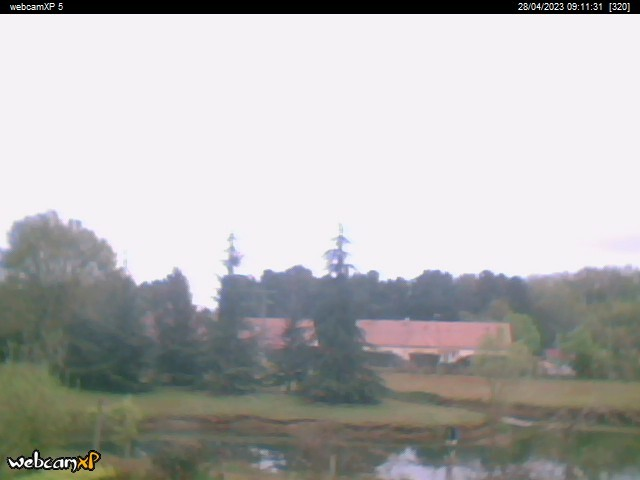
#> input picture test.jpg, 640 x 480 px
$ python tronque_avec_son_image.py
#> lines starting #> are read from the running program, lines starting #| are printed output that depends on the picture
from PIL import Image
import numpy as np
import matplotlib.pyplot as plt

# Load the image and convert it to grayscale
im = Image.open("test.jpg")
#> im is the input picture: PIL image 640x480 RGB; mean R, G, B 178.5, 178.3, 177.3
pix = np.array(im.convert('L'))
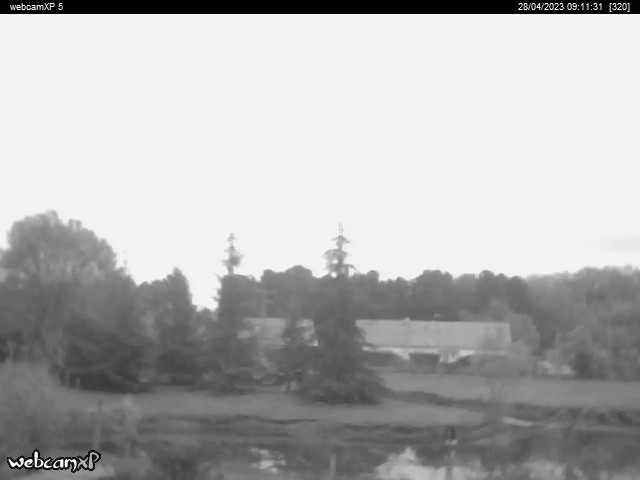
#> pix: shape (480, 640); min 0, max 255, mean 178.3

# Choose the column to analyze
col_index = int(np.median(np.arange(pix.shape[1])))
#> col_index = 319

# Initialize arrays to store the results
max_slope_indices = np.zeros(pix.shape[1])
#> max_slope_indices = 640 values from 0 to 0
trusts = np.zeros(pix.shape[1])
#> trusts = 640 values from 0 to 0

# Loop over every column
for i in range(pix.shape[1]):
    col = pix[:, i]

    # Calculate the standard deviation of the pixels surrounding each pixel in the column
    std = np.zeros(col.shape)
    for j in range(20,col.shape[0]-10): # on commence à 20 et on s'arrete avant les 10 derniers pour eviter d'avoir les banderoles météo sur la plupart des webcams
        if j == 0:
            std[j] = np.std(col[j:j+2])
        elif j == col.shape[0]-1:
            std[j] = np.std(col[j-1:j+1])
        else:
            std[j] = np.std(col[j-1:j+2])

    # Calculate the slope of the standard deviation values
    slope = np.abs(np.diff(std))

    # Find the index with the highest slope
    max_slope_index = np.argmax(slope)

    # Calculate the trust coefficient
    trust = 1 - (max_slope_index - len(slope)/2) / (len(slope)/2)

    # Store the results for this column
    max_slope_indices[i] = max_slope_index
    trusts[i] = trust
#> after the loop, max_slope_indices = 640 values, max 469 at index 43, min 231 at index 231, mean 310.6; trusts = 640 values, max 1.04 at index 231, min 0.0418 at index 43, mean 0.703

# Find the y values with the highest slopes for each column
max_slope_y = np.zeros(pix.shape[1])
#> max_slope_y = 640 values from 0 to 0
for i in range(pix.shape[1]):
    if max_slope_indices[i] == 0:
        max_slope_y[i] = 0
    elif max_slope_indices[i] == pix.shape[0]-1:
        max_slope_y[i] = pix.shape[0]-1
    else:
        max_slope_y[i] = np.argmax(np.abs(np.diff(std[int(max_slope_indices[i])-1:int(max_slope_indices[i])+2]))) + int(max_slope_indices[i]) - 1
#> after the loop, max_slope_y = 640 values, max 469 at index 43, min 231 at index 231, mean 310

# Slice the image into upper and lower halves
upper_half_gray = pix[:int(max_slope_y[col_index]), :]
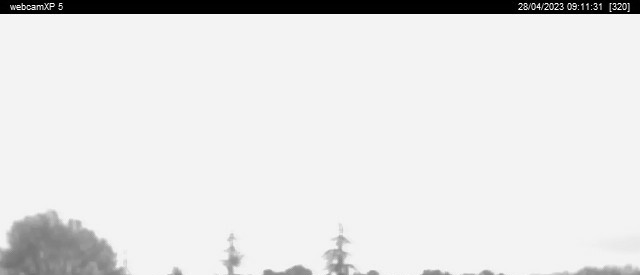
#> upper_half_gray: shape (275, 640); min 0, max 255, mean 227
upper_half_rgb = np.zeros((upper_half_gray.shape[0], upper_half_gray.shape[1], 3), dtype=np.uint8)

# Retrieve the colors from the original image
for i in range(3):
    upper_half_rgb[:,:,i] = np.array(im)[:,:,i][:int(max_slope_y[col_index]), :]

# Save the upper half of the image
im_upper = Image.fromarray(upper_half_rgb)
im_upper.save("upper_half.jpg")

$ run again, with lol.jpg copied over test.jpg
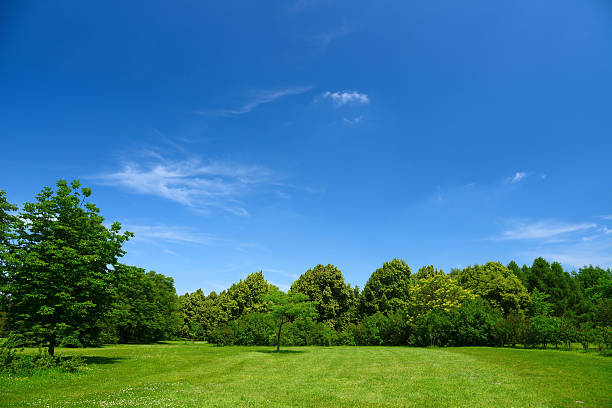
#> input picture lol.jpg, 612 x 408 px
#> im is the input picture: PIL image 612x408 RGB; mean R, G, B 64.4, 121.5, 142.1
#> `pix = np.array(im.convert('L'))`:
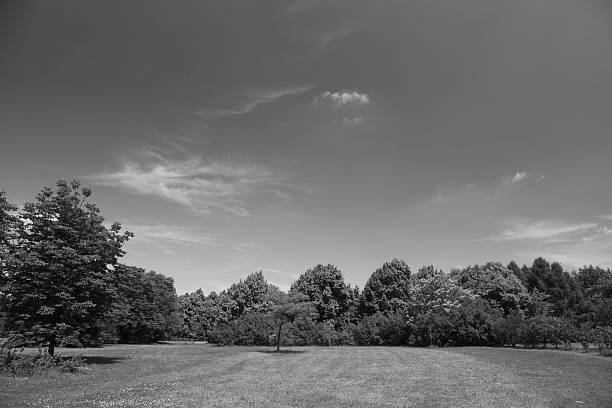
#> pix: shape (408, 612); min 0, max 253, mean 106.7
#> after the loop `for i in range(pix.shape[1]):`: max_slope_indices = 612 values, max 392 at index 154, min 195 at index 83, mean 299.2; trusts = 612 values, max 1.04 at index 83, min 0.0737 at index 154, mean 0.53
#> after the loop `for i in range(pix.shape[1]):`: max_slope_y = 612 values, max 392 at index 154, min 194 at index 83, mean 298.7
#> after the loop `for i in range(3):`:
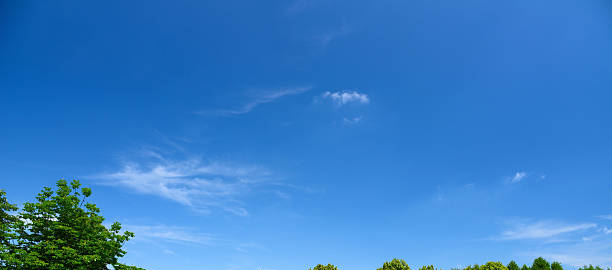
#> upper_half_rgb: shape (270, 612, 3); mean R, G, B 56.9, 127.5, 199.3
